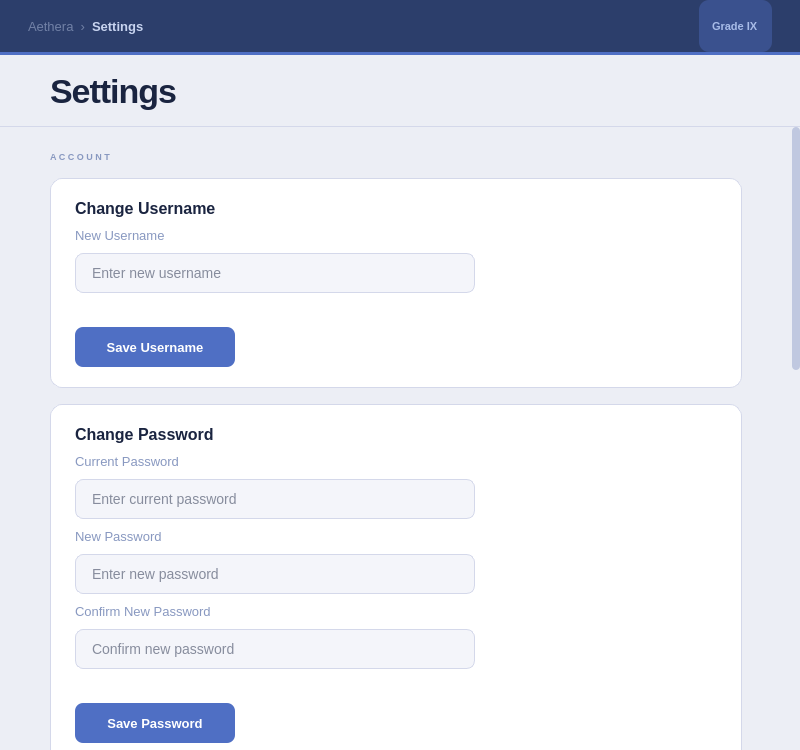
<?xml version="1.0" encoding="UTF-8"?>
<ui version="4.0">
 <class>Settings</class>
 <widget class="QWidget" name="Settings">
  <property name="geometry"><rect><x>0</x><y>0</y><width>800</width><height>750</height></rect></property>
  <property name="styleSheet">
   <string notr="true">
QWidget#Settings { background-color: #eceef5; }
QWidget#topBar { background-color: #2c3e6b; }
QLabel#labelTopBarPage { color: #c8d4f0; font-size: 13px; font-weight: 600; }
QLabel#labelTopBarBreadcrumb { color: rgba(200,212,240,0.45); font-size: 13px; }
QLabel#labelTopBarGrade { color: #a8bce8; font-size: 11px; font-weight: 600; background-color: rgba(79,111,196,0.4); border-radius: 10px; padding: 2px 10px; }
QWidget#topBarLine { background-color: #4f6fc4; }
QWidget#settingsHeader { background-color: #eceef5; border-bottom: 1px solid #d4d8ea; }
QLabel#labelSettingsHeaderTitle { color: #1a2440; font-size: 34px; font-weight: 700; letter-spacing: -1px; }
QWidget#pageSettings, QWidget#pageTerms, QWidget#pagePrivacy { background-color: #eceef5; }
QWidget#scrollContentSettings, QWidget#scrollContentTerms, QWidget#scrollContentPrivacy { background: transparent; }
QLabel#labelTermsPageTitle, QLabel#labelPrivacyPageTitle { color: #1a2440; font-size: 34px; font-weight: 700; letter-spacing: -1px; }
QLabel#labelSectionDivider { color: #8898c0; font-size: 9px; font-weight: 700; letter-spacing: 2.5px; }
QFrame#cardUsername, QFrame#cardPassword, QFrame#cardBio,
QFrame#cardTermsNav, QFrame#cardPrivacyNav, QFrame#cardTermsContent, QFrame#cardPrivacyContent {
    background-color: #ffffff; border-radius: 12px; border: 1px solid #d4d8ea;
}
QFrame#cardDeleteAccount { background-color: #fdf5f5; border-radius: 12px; border: 1px solid #e8c0c0; }
QLineEdit#inputSettingsUsername, QLineEdit#inputSettingsCurrentPassword,
QLineEdit#inputSettingsNewPassword, QLineEdit#inputSettingsConfirmPassword {
    background-color: #f4f5fa; color: #1a2440; font-size: 14px;
    border: 1px solid #d4d8ea; border-radius: 8px; padding: 10px 14px;
}
QLineEdit#inputSettingsUsername:focus, QLineEdit#inputSettingsCurrentPassword:focus,
QLineEdit#inputSettingsNewPassword:focus, QLineEdit#inputSettingsConfirmPassword:focus {
    border: 1px solid #4f6fc4; background-color: #ffffff;
}
QTextEdit#textSettingsBio {
    background-color: #f4f5fa; color: #1a2440; font-size: 14px;
    border: 1px solid #d4d8ea; border-radius: 8px; padding: 10px 14px;
}
QTextEdit#textSettingsBio:focus { border: 1px solid #4f6fc4; background-color: #ffffff; }
QPushButton#buttonSaveUsername, QPushButton#buttonSavePassword, QPushButton#buttonSaveBio {
    background-color: #4f6fc4; color: #ffffff; font-size: 13px; font-weight: 600;
    border: none; border-radius: 8px; padding: 10px 24px;
}
QPushButton#buttonSaveUsername:hover, QPushButton#buttonSavePassword:hover, QPushButton#buttonSaveBio:hover {
    background-color: #3a5aae;
}
QPushButton#buttonViewTerms, QPushButton#buttonViewPrivacy {
    background-color: #ffffff; color: #1a2440; font-size: 14px; font-weight: 600;
    border: 1px solid #d4d8ea; border-radius: 10px; padding: 12px 24px; text-align: left;
}
QPushButton#buttonViewTerms:hover, QPushButton#buttonViewPrivacy:hover {
    background-color: #f4f5fa; border-color: #4f6fc4;
}
QPushButton#buttonBackFromTerms, QPushButton#buttonBackFromPrivacy {
    background-color: transparent; color: #8898c0; font-size: 13px; font-weight: 500;
    border: 1px solid #d4d8ea; border-radius: 8px; padding: 10px 20px;
}
QPushButton#buttonBackFromTerms:hover, QPushButton#buttonBackFromPrivacy:hover {
    background-color: #eceef5; color: #1a2440; border-color: #b0bcd8;
}
QPushButton#buttonDeleteAccount {
    background-color: #c0392b; color: #ffffff; font-size: 13px; font-weight: 600;
    border: none; border-radius: 8px; padding: 10px 24px;
}
QPushButton#buttonDeleteAccount:hover { background-color: #a93226; }
QLabel#labelSectionUsername, QLabel#labelSectionPassword, QLabel#labelSectionBio,
QLabel#labelSectionTermsNav, QLabel#labelSectionPrivacyNav { color: #1a2440; font-size: 16px; font-weight: 600; }
QLabel#labelSectionDelete { color: #c0392b; font-size: 16px; font-weight: 600; }
QLabel#labelFieldNewUsername, QLabel#labelFieldCurrentPw, QLabel#labelFieldNewPw,
QLabel#labelFieldConfirmPw, QLabel#labelFieldBioDesc, QLabel#labelFieldTermsDesc,
QLabel#labelFieldPrivacyDesc { color: #8898c0; font-size: 13px; }
QLabel#labelSettingsUsernameStatus, QLabel#labelSettingsPasswordStatus,
QLabel#labelSettingsBioStatus { font-size: 12px; }
QLabel#labelTermsBody, QLabel#labelPrivacyBody { color: #3a4a70; font-size: 13px; }
QLabel#labelDeleteWarning { color: #a93226; font-size: 13px; }
QScrollArea { background: transparent; border: none; }
QScrollBar:vertical { background: #eceef5; width: 8px; border-radius: 4px; }
QScrollBar::handle:vertical { background: #c0c8e0; border-radius: 4px; min-height: 30px; }
QScrollBar::add-line:vertical, QScrollBar::sub-line:vertical { height: 0; }
   </string>
  </property>
  <layout class="QVBoxLayout" name="settingsOuterLayout">
   <property name="spacing"><number>0</number></property>
   <property name="leftMargin"><number>0</number></property>
   <property name="topMargin"><number>0</number></property>
   <property name="rightMargin"><number>0</number></property>
   <property name="bottomMargin"><number>0</number></property>
   <item>
    <widget class="QStackedWidget" name="stackedWidgetSettings">
     <property name="currentIndex"><number>0</number></property>

     <widget class="QWidget" name="pageSettings">
      <layout class="QVBoxLayout" name="pageSettingsLayout">
       <property name="spacing"><number>0</number></property>
       <property name="leftMargin"><number>0</number></property>
       <property name="topMargin"><number>0</number></property>
       <property name="rightMargin"><number>0</number></property>
       <property name="bottomMargin"><number>0</number></property>
       <item>
        <widget class="QWidget" name="topBar" native="true">
         <property name="minimumSize"><size><width>0</width><height>52</height></size></property>
         <property name="maximumSize"><size><width>16777215</width><height>52</height></size></property>
         <layout class="QHBoxLayout" name="topBarLayout">
          <property name="leftMargin"><number>28</number></property><property name="topMargin"><number>0</number></property><property name="rightMargin"><number>28</number></property><property name="bottomMargin"><number>0</number></property>
          <item><widget class="QLabel" name="labelTopBarBreadcrumb"><property name="text"><string>Aethera  ›</string></property></widget></item>
          <item><widget class="QLabel" name="labelTopBarPage"><property name="text"><string>Settings</string></property></widget></item>
          <item><spacer name="s"><property name="orientation"><enum>Qt::Orientation::Horizontal</enum></property><property name="sizeHint" stdset="0"><size><width>40</width><height>20</height></size></property></spacer></item>
          <item><widget class="QLabel" name="labelTopBarGrade"><property name="text"><string>Grade IX</string></property></widget></item>
         </layout>
        </widget>
       </item>
       <item>
        <widget class="QWidget" name="topBarLine" native="true">
         <property name="minimumSize"><size><width>0</width><height>3</height></size></property>
         <property name="maximumSize"><size><width>16777215</width><height>3</height></size></property>
        </widget>
       </item>
       <item>
        <widget class="QWidget" name="settingsHeader" native="true">
         <property name="minimumSize"><size><width>0</width><height>72</height></size></property>
         <property name="maximumSize"><size><width>16777215</width><height>72</height></size></property>
         <layout class="QHBoxLayout" name="settingsHeaderLayout">
          <property name="leftMargin"><number>50</number></property><property name="topMargin"><number>0</number></property><property name="rightMargin"><number>50</number></property><property name="bottomMargin"><number>0</number></property>
          <item><widget class="QLabel" name="labelSettingsHeaderTitle"><property name="text"><string>Settings</string></property></widget></item>
          <item><spacer name="s"><property name="orientation"><enum>Qt::Orientation::Horizontal</enum></property><property name="sizeHint" stdset="0"><size><width>40</width><height>20</height></size></property></spacer></item>
         </layout>
        </widget>
       </item>
       <item>
        <widget class="QScrollArea" name="scrollAreaSettings">
         <property name="frameShape"><enum>QFrame::Shape::NoFrame</enum></property>
         <property name="widgetResizable"><bool>true</bool></property>
         <widget class="QWidget" name="scrollContentSettings">
          <property name="geometry"><rect><x>0</x><y>0</y><width>462</width><height>1600</height></rect></property>
          <layout class="QVBoxLayout" name="layoutSettingsContent">
           <property name="spacing"><number>16</number></property>
           <property name="leftMargin"><number>50</number></property>
           <property name="topMargin"><number>24</number></property>
           <property name="rightMargin"><number>50</number></property>
           <property name="bottomMargin"><number>40</number></property>
           <item><widget class="QLabel" name="labelSectionDivider"><property name="text"><string>ACCOUNT</string></property><property name="styleSheet"><string notr="true">color: #8898c0; font-size: 9px; font-weight: 700; letter-spacing: 2.5px;</string></property></widget></item>
           <item>
            <widget class="QFrame" name="cardUsername">
             <layout class="QVBoxLayout" name="layoutCardUsername">
              <property name="spacing"><number>10</number></property><property name="leftMargin"><number>24</number></property><property name="topMargin"><number>20</number></property><property name="rightMargin"><number>24</number></property><property name="bottomMargin"><number>20</number></property>
              <item><widget class="QLabel" name="labelSectionUsername"><property name="text"><string>Change Username</string></property></widget></item>
              <item><widget class="QLabel" name="labelFieldNewUsername"><property name="text"><string>New Username</string></property></widget></item>
              <item><widget class="QLineEdit" name="inputSettingsUsername"><property name="maximumSize"><size><width>400</width><height>16777215</height></size></property><property name="placeholderText"><string>Enter new username</string></property></widget></item>
              <item><widget class="QLabel" name="labelSettingsUsernameStatus"><property name="visible"><bool>false</bool></property><property name="text"><string/></property></widget></item>
              <item><widget class="QPushButton" name="buttonSaveUsername"><property name="minimumSize"><size><width>160</width><height>40</height></size></property><property name="maximumSize"><size><width>160</width><height>40</height></size></property><property name="text"><string>Save Username</string></property></widget></item>
             </layout>
            </widget>
           </item>
           <item>
            <widget class="QFrame" name="cardPassword">
             <layout class="QVBoxLayout" name="layoutCardPassword">
              <property name="spacing"><number>10</number></property><property name="leftMargin"><number>24</number></property><property name="topMargin"><number>20</number></property><property name="rightMargin"><number>24</number></property><property name="bottomMargin"><number>20</number></property>
              <item><widget class="QLabel" name="labelSectionPassword"><property name="text"><string>Change Password</string></property></widget></item>
              <item><widget class="QLabel" name="labelFieldCurrentPw"><property name="text"><string>Current Password</string></property></widget></item>
              <item><widget class="QLineEdit" name="inputSettingsCurrentPassword"><property name="maximumSize"><size><width>400</width><height>16777215</height></size></property><property name="echoMode"><enum>QLineEdit::EchoMode::Password</enum></property><property name="placeholderText"><string>Enter current password</string></property></widget></item>
              <item><widget class="QLabel" name="labelFieldNewPw"><property name="text"><string>New Password</string></property></widget></item>
              <item><widget class="QLineEdit" name="inputSettingsNewPassword"><property name="maximumSize"><size><width>400</width><height>16777215</height></size></property><property name="echoMode"><enum>QLineEdit::EchoMode::Password</enum></property><property name="placeholderText"><string>Enter new password</string></property></widget></item>
              <item><widget class="QLabel" name="labelFieldConfirmPw"><property name="text"><string>Confirm New Password</string></property></widget></item>
              <item><widget class="QLineEdit" name="inputSettingsConfirmPassword"><property name="maximumSize"><size><width>400</width><height>16777215</height></size></property><property name="echoMode"><enum>QLineEdit::EchoMode::Password</enum></property><property name="placeholderText"><string>Confirm new password</string></property></widget></item>
              <item><widget class="QLabel" name="labelSettingsPasswordStatus"><property name="visible"><bool>false</bool></property><property name="text"><string/></property></widget></item>
              <item><widget class="QPushButton" name="buttonSavePassword"><property name="minimumSize"><size><width>160</width><height>40</height></size></property><property name="maximumSize"><size><width>160</width><height>40</height></size></property><property name="text"><string>Save Password</string></property></widget></item>
             </layout>
            </widget>
           </item>
           <item><widget class="QLabel" name="labelSectionDivider2"><property name="text"><string>PROFILE</string></property><property name="styleSheet"><string notr="true">color: #8898c0; font-size: 9px; font-weight: 700; letter-spacing: 2.5px;</string></property></widget></item>
           <item>
            <widget class="QFrame" name="cardBio">
             <layout class="QVBoxLayout" name="layoutCardBio">
              <property name="spacing"><number>10</number></property><property name="leftMargin"><number>24</number></property><property name="topMargin"><number>20</number></property><property name="rightMargin"><number>24</number></property><property name="bottomMargin"><number>20</number></property>
              <item><widget class="QLabel" name="labelSectionBio"><property name="text"><string>Profile Bio</string></property></widget></item>
              <item><widget class="QLabel" name="labelFieldBioDesc"><property name="text"><string>Tell others about yourself</string></property></widget></item>
              <item><widget class="QTextEdit" name="textSettingsBio"><property name="maximumSize"><size><width>500</width><height>120</height></size></property><property name="placeholderText"><string>Write something about yourself...</string></property></widget></item>
              <item><widget class="QLabel" name="labelSettingsBioStatus"><property name="visible"><bool>false</bool></property><property name="text"><string/></property></widget></item>
              <item><widget class="QPushButton" name="buttonSaveBio"><property name="minimumSize"><size><width>120</width><height>40</height></size></property><property name="maximumSize"><size><width>120</width><height>40</height></size></property><property name="text"><string>Save Bio</string></property></widget></item>
             </layout>
            </widget>
           </item>
           <item><widget class="QLabel" name="labelSectionDivider3"><property name="text"><string>LEGAL</string></property><property name="styleSheet"><string notr="true">color: #8898c0; font-size: 9px; font-weight: 700; letter-spacing: 2.5px;</string></property></widget></item>
           <item>
            <widget class="QFrame" name="cardTermsNav">
             <layout class="QVBoxLayout" name="layoutCardTermsNav">
              <property name="spacing"><number>10</number></property><property name="leftMargin"><number>24</number></property><property name="topMargin"><number>20</number></property><property name="rightMargin"><number>24</number></property><property name="bottomMargin"><number>20</number></property>
              <item><widget class="QLabel" name="labelSectionTermsNav"><property name="text"><string>Terms &amp; Conditions</string></property></widget></item>
              <item><widget class="QLabel" name="labelFieldTermsDesc"><property name="text"><string>Read the full Terms and Conditions for using Aethera.</string></property></widget></item>
              <item><widget class="QPushButton" name="buttonViewTerms"><property name="minimumSize"><size><width>280</width><height>44</height></size></property><property name="maximumSize"><size><width>280</width><height>44</height></size></property><property name="text"><string>View →</string></property></widget></item>
             </layout>
            </widget>
           </item>
           <item>
            <widget class="QFrame" name="cardPrivacyNav">
             <layout class="QVBoxLayout" name="layoutCardPrivacyNav">
              <property name="spacing"><number>10</number></property><property name="leftMargin"><number>24</number></property><property name="topMargin"><number>20</number></property><property name="rightMargin"><number>24</number></property><property name="bottomMargin"><number>20</number></property>
              <item><widget class="QLabel" name="labelSectionPrivacyNav"><property name="text"><string>Privacy Policy</string></property></widget></item>
              <item><widget class="QLabel" name="labelFieldPrivacyDesc"><property name="text"><string>Read how Aethera collects and protects your data.</string></property></widget></item>
              <item><widget class="QPushButton" name="buttonViewPrivacy"><property name="minimumSize"><size><width>280</width><height>44</height></size></property><property name="maximumSize"><size><width>280</width><height>44</height></size></property><property name="text"><string>View →</string></property></widget></item>
             </layout>
            </widget>
           </item>
           <item><widget class="QLabel" name="labelSectionDivider4"><property name="text"><string>DANGER ZONE</string></property><property name="styleSheet"><string notr="true">color: #8898c0; font-size: 9px; font-weight: 700; letter-spacing: 2.5px;</string></property></widget></item>
           <item>
            <widget class="QFrame" name="cardDeleteAccount">
             <layout class="QVBoxLayout" name="layoutCardDelete">
              <property name="spacing"><number>12</number></property><property name="leftMargin"><number>24</number></property><property name="topMargin"><number>20</number></property><property name="rightMargin"><number>24</number></property><property name="bottomMargin"><number>20</number></property>
              <item><widget class="QLabel" name="labelSectionDelete"><property name="text"><string>Delete Account</string></property></widget></item>
              <item><widget class="QLabel" name="labelDeleteWarning"><property name="text"><string>⚠ Warning: This action is irreversible. Deleting your account will permanently remove all your data, including your profile, exam history, and settings.</string></property><property name="wordWrap"><bool>true</bool></property></widget></item>
              <item><widget class="QPushButton" name="buttonDeleteAccount"><property name="minimumSize"><size><width>220</width><height>44</height></size></property><property name="maximumSize"><size><width>220</width><height>44</height></size></property><property name="text"><string>Delete my account</string></property></widget></item>
             </layout>
            </widget>
           </item>
           <item><spacer name="settingsSpacer"><property name="orientation"><enum>Qt::Orientation::Vertical</enum></property><property name="sizeHint" stdset="0"><size><width>20</width><height>40</height></size></property></spacer></item>
          </layout>
         </widget>
        </widget>
       </item>
      </layout>
     </widget>

     <widget class="QWidget" name="pageTerms">
      <layout class="QVBoxLayout" name="pageTermsLayout">
       <property name="leftMargin"><number>0</number></property><property name="topMargin"><number>0</number></property><property name="rightMargin"><number>0</number></property><property name="bottomMargin"><number>0</number></property>
       <item>
        <widget class="QScrollArea" name="scrollAreaTerms">
         <property name="frameShape"><enum>QFrame::Shape::NoFrame</enum></property>
         <property name="widgetResizable"><bool>true</bool></property>
         <widget class="QWidget" name="scrollContentTerms">
          <property name="geometry"><rect><x>0</x><y>0</y><width>359</width><height>1574</height></rect></property>
          <layout class="QVBoxLayout" name="layoutTermsContent">
           <property name="spacing"><number>20</number></property><property name="leftMargin"><number>50</number></property><property name="topMargin"><number>40</number></property><property name="rightMargin"><number>50</number></property><property name="bottomMargin"><number>40</number></property>
           <item><widget class="QPushButton" name="buttonBackFromTerms"><property name="minimumSize"><size><width>180</width><height>40</height></size></property><property name="maximumSize"><size><width>180</width><height>40</height></size></property><property name="text"><string>←  Back to Settings</string></property></widget></item>
           <item><widget class="QLabel" name="labelTermsPageTitle"><property name="text"><string>Terms &amp; Conditions</string></property></widget></item>
           <item>
            <widget class="QFrame" name="cardTermsContent">
             <layout class="QVBoxLayout" name="layoutCardTermsBody">
              <property name="spacing"><number>12</number></property><property name="leftMargin"><number>24</number></property><property name="topMargin"><number>20</number></property><property name="rightMargin"><number>24</number></property><property name="bottomMargin"><number>20</number></property>
              <item><widget class="QLabel" name="labelTermsBody"><property name="text"><string>Last updated: March 2026

Welcome to Aethera. By accessing or using our application, you agree to be bound by these Terms and Conditions.

1. Acceptance of Terms
By creating an account or using Aethera, you acknowledge that you have read, understood, and agree to be bound by these terms.

2. Use of the Application
Aethera is an educational platform designed for learning and examination purposes. You agree to use the application only for lawful purposes and in compliance with all applicable laws and regulations.

3. User Accounts
You are responsible for maintaining the confidentiality of your account credentials. You agree to notify Aethera immediately of any unauthorized use of your account.

4. Intellectual Property
All content, features, and functionality of Aethera are the property of Aethera and are protected by intellectual property laws.

5. Limitation of Liability
Aethera is provided as is without warranties of any kind.

6. Termination
Aethera reserves the right to suspend or terminate your account at any time for violation of these terms.

7. Contact
If you have questions about these Terms and Conditions, please contact the Aethera support team.</string></property><property name="wordWrap"><bool>true</bool></property></widget></item>
             </layout>
            </widget>
           </item>
           <item><spacer name="termsSpacer"><property name="orientation"><enum>Qt::Orientation::Vertical</enum></property><property name="sizeHint" stdset="0"><size><width>20</width><height>40</height></size></property></spacer></item>
          </layout>
         </widget>
        </widget>
       </item>
      </layout>
     </widget>

     <widget class="QWidget" name="pagePrivacy">
      <layout class="QVBoxLayout" name="pagePrivacyLayout">
       <property name="leftMargin"><number>0</number></property><property name="topMargin"><number>0</number></property><property name="rightMargin"><number>0</number></property><property name="bottomMargin"><number>0</number></property>
       <item>
        <widget class="QScrollArea" name="scrollAreaPrivacy">
         <property name="frameShape"><enum>QFrame::Shape::NoFrame</enum></property>
         <property name="widgetResizable"><bool>true</bool></property>
         <widget class="QWidget" name="scrollContentPrivacy">
          <property name="geometry"><rect><x>0</x><y>0</y><width>280</width><height>1965</height></rect></property>
          <layout class="QVBoxLayout" name="layoutPrivacyContent">
           <property name="spacing"><number>20</number></property><property name="leftMargin"><number>50</number></property><property name="topMargin"><number>40</number></property><property name="rightMargin"><number>50</number></property><property name="bottomMargin"><number>40</number></property>
           <item><widget class="QPushButton" name="buttonBackFromPrivacy"><property name="minimumSize"><size><width>180</width><height>40</height></size></property><property name="maximumSize"><size><width>180</width><height>40</height></size></property><property name="text"><string>←  Back to Settings</string></property></widget></item>
           <item><widget class="QLabel" name="labelPrivacyPageTitle"><property name="text"><string>Privacy Policy</string></property></widget></item>
           <item>
            <widget class="QFrame" name="cardPrivacyContent">
             <layout class="QVBoxLayout" name="layoutCardPrivacyBody">
              <property name="spacing"><number>12</number></property><property name="leftMargin"><number>24</number></property><property name="topMargin"><number>20</number></property><property name="rightMargin"><number>24</number></property><property name="bottomMargin"><number>20</number></property>
              <item><widget class="QLabel" name="labelPrivacyBody"><property name="text"><string>Last updated: March 2026

Aethera is committed to protecting your privacy. This Privacy Policy explains how we collect, use, and safeguard your personal information.

1. Information We Collect
Aethera collects username, password, grade level, profile information, and exam results.

2. How We Use Your Information
Your information is used to provide your account, track learning progress, and improve our services.

3. Data Storage
All data is stored locally on your device. Aethera does not transmit your personal information to external servers.

4. Your Rights
You have the right to access, update, or delete your personal data at any time through the Settings page.

5. Contact
If you have questions about this Privacy Policy, please contact the Aethera support team.</string></property><property name="wordWrap"><bool>true</bool></property></widget></item>
             </layout>
            </widget>
           </item>
           <item><spacer name="privacySpacer"><property name="orientation"><enum>Qt::Orientation::Vertical</enum></property><property name="sizeHint" stdset="0"><size><width>20</width><height>40</height></size></property></spacer></item>
          </layout>
         </widget>
        </widget>
       </item>
      </layout>
     </widget>

    </widget>
   </item>
  </layout>
 </widget>
 <resources/>
 <connections/>
</ui>
